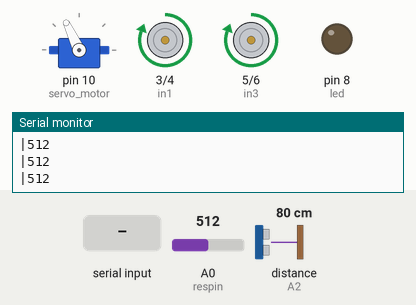
This sketch was run on a simulated Arduino Uno, built with avr-gcc and run on an emulated ATmega328P. Parts: servo, motor-driver pin pairs drawn as motors (green arrow = first pin HIGH = forward, orange = second pin HIGH = backward, longer = more drive, scaled by the enable pin), output pins drawn as LEDs (lit = HIGH), the last lines printed to the serial monitor. The test bench sets the inputs (shaded band); at power-on: distance to the obstacle (sensor on A2) 80 cm, A0 (respin) = 512. The echo pulse lasts 58.3 µs per cm.

Above: at 13.5 s.
13.6 s: distance to the obstacle (sensor on A2) set to 43 cm
15.1 s: distance to the obstacle (sensor on A2) set to 36 cm
At 16.6 s:
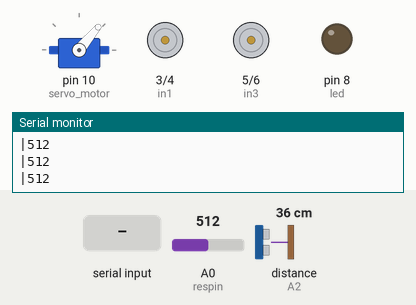
At 17.5 s:
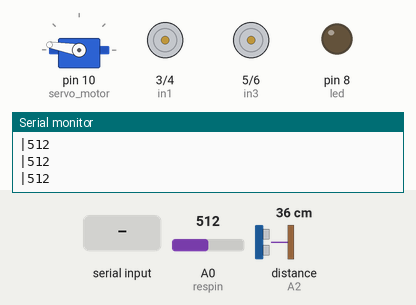
18.1 s: "4" received over Serial
At 18.99 s:
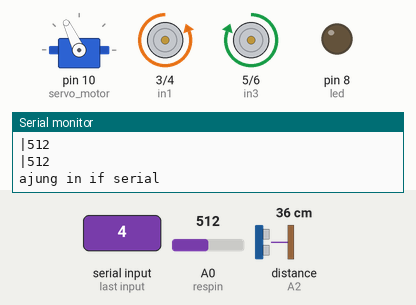
21.1 s: A0 (respin) set to 110
24.1 s: A0 (respin) set to 95
27.1 s: distance to the obstacle (sensor on A2) set to 60 cm
At 28.0 s:
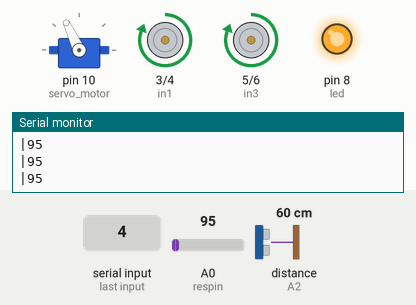
Timing chart, 0 to 29.8 s (numbered marks = the images above; inputs shaded):
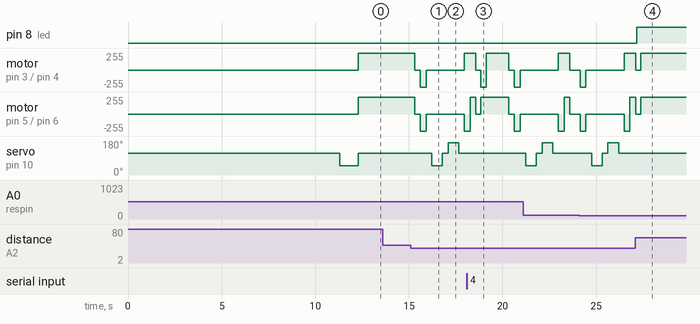

The sketch:

RobotPMP.ino
```cpp
#include <NewPing.h>
#include <Servo.h>

#define TRIGGER_PIN  A1  //  trigger pin al senzorului de distanta (senzorului ultrasonic)
#define ECHO_PIN     A2  // echo pin al senzorului de distanta (senzorului ultrasonic)
#define MAX_DISTANCE 200 // distanta maxima la care putem percepe distanta dintre obiecte si robotel.

                          // senzorul de distanta "suporta" aproximativ 500 cm distanta
int distance;  // variabila in care se stocheaza distanta masurata de sezorul de distanta dintre el si cel mai apropiat obiect care ii sta in cale

//pinii de pe placuta asociati motoraselor
int en1 = 2;  //enable al motorului1 + motorului3 (motoarele de pe aceeasi parte a robotelului)
int in1 = 3;
int in2 = 4;
int in3 = 5;
int in4 = 6;
int en2 = 7; //enable al motorului2 + motorului4 (motoarele de pe aceeasi parte a robotelului)

int resval = 0;  // valoarea masurata de senzorul de apa
int respin = A0; // pinul folosit pentru senzorul de nivel apa
int led = 8;

char incomingValue = 0; //caracterul primit din aplicatia mobila care transmite comenzi de miscare catre robotel. Comunicatia este seriala (serial.begin())

int ok = 0;

NewPing sonar(TRIGGER_PIN, ECHO_PIN, MAX_DISTANCE); // setup-ul pentru NewPing (pinii + distanta maxima).
Servo servo_motor; // servomotorul

void setup() {
  Serial.begin(9600); // anuntam comunicarea seriala dintre placuta arduino (montaj) si aplicatia mobila
  servo_motor.attach(10); //servo pin

  pinMode(led, OUTPUT); //led pin care se aprinde doar atunci cand rezervorul de apa este gol

  //instantiam iesirile din puntea H L298N (care vor controla motoarele)
  pinMode(en1, OUTPUT);
  pinMode(in1, OUTPUT);
  pinMode(in2, OUTPUT);
  pinMode(in3, OUTPUT);
  pinMode(in4, OUTPUT);
  pinMode(en2, OUTPUT);

  servo_motor.write(115); //setam ca servomotorul sa fie intr-o pozitie valida (robotelul sa fie indreptat cu senzorul de distanta in fata)
  delay(2000);
  distance = readPing(); //calculez distanta dintre robot(senzor de distanta) si primul obiect care intervine in raza robotului prin functia readPing()
  delay(2000);
  distance = readPing(); //repetam aceasta citire de distanta de 4 ori
  delay(2000);
  distance = readPing();
  delay(2000);
  distance = readPing();
  delay(3000);
  //Serial.println("Ma uita la dreapta:");
  //lookRight();
  //delay(3000);
  //Serial.println("Ma uita la stanga:");
  //lookLeft();
  //delay(3000);

  servo_motor.write(50); //robotelul va incepe deplasarea si se va uita in partea dreapta ca dovada a inc eperii cu succes a programului
  delay(1000); //1000
  servo_motor.write(115); //robotelul revine cu senzorul de distanta la starea initiala (indreptata in fata)

}

void loop() {

 ///////////////////////////////////CONTROLUL ROBOTULUI DIN APLICATIE//////////////////////////////////////////////////////////////////////////////////////////////////////////////////////////////////
  if(Serial.available() > 0){  // daca primim date serial (de la aplicatia mobila)
    Serial.print("ajung in if serial"); //afisez un mesaj in monitorul serial
    incomingValue = Serial.read(); //citesc caracterul care se trimite din aplicatie
    if(incomingValue == '1'){ //daca acesta este '1' atunci robotelul se opreste pentru o jumatate de secunda minim sau pentru perioada de timp cat se mentine butonul respectiv din aplicatie apasat

      moveStop();
      delay(500);
    }

     else if(incomingValue == '2'){ //daca acesta este '2' atunci robotelul se indreapta in fata pentru o jumatate de secunda minim sau pentru perioada de timp cat se mentine butonul respectiv din aplicatie apasat
        moveForward();
        delay(500);
    }
     else if(incomingValue == '3'){//daca acesta este '3' atunci robotelul merge in spate pentru o jumatate de secunda minim sau pentru perioada de timp cat se mentine butonul respectiv din aplicatie apasat
        moveBackward();
        delay(500);
      }
     else if(incomingValue == '4'){ //daca acesta este '4' atunci robotelul o ia la stanga pentru o jumatate de secunda minim sau pentru periada de timp cat se mentine butonul respectiv din aplicatie apasat
        turnLeft();
        delay(500);
      }
    else if(incomingValue == '5'){//daca acesta este '1' atunci robotelul o ia la dreapta pentru o jumatate de secunda minim sau pentru periada de timp cat se mentine butonul respectiv din aplicatie apasat
        turnRight();
        delay(500);
      }
       delay(500);
    }
////////////////////////////////////////////////////////////////////DEPLASAREA ROBOTULUI AUTOMATA PRIN EVITAREA OBSTACOLELOR////////////////////////////////////////////////////////////////////////////////////
  else { //daca nu se primesc date serial, robotelul urmeaza "traseul" clasic: evita obstacolele
  int distanceRight = 0; //variabila in care se stocheaza distanta dintre robotel si cel mai apropiat obiect de la dreapta sa
  int distanceLeft = 0; //variabila in care se stocheaza distanta dintre robotel si cel mai apropiat obiect de la stanga sa
  //delay(2000);

  if (distance <= 40){ //daca distanta (pentru primul loop este calculata in setup) este mai mica de 40, atunci vom lua in considerare faptul ca suntem aproape de un obiect si e posibila ciocnirea cu acesta
    moveStop(); //robotelul se opreste
    delay(300); //3000
    moveBackward(); //merge in spate pentru a putea vizualiza teritoriul si a vedea posibilele directii in care o poate lua
    delay(300); //3000
    moveStop(); //se opreste din nou pentru a vizualiza
    delay(300); //3000
    distanceRight = lookRight(); //calculeaza distanta dintre robotel si cel mai apropiat obiect de la dreapta sa
    delay(300); //3000
    distanceLeft = lookLeft(); //calculeaza distanta dintre robotel si cel mai apropiat obiect de la stanga sa
    delay(300); //3000

    if (distanceRight >= distanceLeft){ //compara distantele intre ele pentru a o lua intr-o directie: stanga sau dreapta(directia optima)
      turnRight(); //daca distanta la dreapat e mai mica, robotul o va lua in dreapta
      delay(300);
      moveStop(); //robotul se opreste
    }
    else{
      turnLeft(); //daca distanta la dreapat e mai mica, robotul o va lua in stanga
      delay(300);
      //delay(1000)
      moveStop(); //robotul se opreste
    }
  }
  else{
    moveForward(); //daca robotul nu detecteaza nimic in fata lui (la o distanta mai mica de 40 cm, atunci o va lua tot inainte)
  }
    distance = readPing(); //se calculeaza din nou distanat dintre robot si cel mai apropiat obiect din calea lui.
  }


  // ///////////////////////////////////////////////////SENZORUL DE NIVEL DE APA//////////////////////////////////////////////////////////////////////////////////////////////////////////////////
  resval = analogRead(respin); // citim analog valoarea furnizata de senzorul de apa si o stocam in variabila resval

   Serial.print("|"); //concatenam  mesajul initial transmis serial cu caracterul "|"
   Serial.println(resval); // concatenam mesajul transmis serial cu valoarea din resval, aceste lucru este efcetuat pentru o buna functionare a transmiterii aceste valori citita de la senzor in aplicatie
  if (resval<=100){  //daca valoarea e mai mica decat 100, rezervorul este gol, iar ledul aprins.
   // Serial.println("Water Level: Empty");
    digitalWrite(led, HIGH);}
  else if (resval>100 && resval<=300){ //daca valoarea este mai mare decat 100, avem diferite nivele de apa in rezervor, deci rezervorul nu e gol si ledul ramane stins
   // Serial.println("Water Level: Low");
    digitalWrite(led, LOW);}
  else if (resval>300 && resval<=350){
    //Serial.println("Water Level: Medium");
    digitalWrite(led, LOW);}
  else if (resval>350){
   // Serial.println("Water Level: High");
    digitalWrite(led, LOW);
  }
  delay(200);
  // ////////////////////////////////////////////////////////////////////////


}

//functia de readPing foloseste functia specifica librariei newPing (sonar.ping_cm()) care calculeaza distanta dintre senzorul de distanta si cel mai apropiat obiect
int readPing(){
  delay(70);
  int cm = sonar.ping_cm();
  if (cm==0){
    cm=250;
  }
  return cm;
}

//functie care implica activitatea servomotorului care va misca senzorul de distanta la dreapta pentru a calcula distanta dintre el si cel mai apropiat obicet din dreapta lui dupa care va reveni la starea initiala (indreptat in fata)
int lookRight(){
  servo_motor.write(50);
  delay(500); //1000
  int distance = readPing();
  //delay(500); //1000
  servo_motor.write(115);
  return distance;
}
 //functie care implica activitatea servomotorului care va misca senzorul de distanta la stanga pentru a calcula distanta dintre el si cel mai apropiat obicet din stanga lui dupa care va reveni la starea initiala (indreptat in fata)
int lookLeft(){
  servo_motor.write(170);
  delay(500); //1000
  int distance = readPing();
  //delay(500); //1000
  servo_motor.write(115);
  return distance;
  delay(100);
}


//functie care va opri rotirea rotilor
void moveStop(){
  digitalWrite(en1, 50); //enable pentru motorul 1 si 3
  digitalWrite(in1, LOW); //atat vcc cat si gnd acestor motoare sunt puse pe LOW
  digitalWrite(in2, LOW);
  digitalWrite(en2, 50); //enable pentru motorul 2 si 4
  digitalWrite(in3, LOW);
  digitalWrite(in4, LOW);


}

//functie care va determina miscarea rotilor in fata
void moveForward(){

  digitalWrite(en1, 50); //enable
  digitalWrite(in1, HIGH); //vcc este pus pe HIGH
  digitalWrite(in2, LOW); //gnd este pus pe LOW, deci motorul va roti roata in fata
  digitalWrite(en2, 50);
  digitalWrite(in3, HIGH);
  digitalWrite(in4, LOW);


}

//functie care va determina miscarea rotilor in spate
void moveBackward(){

   digitalWrite(en1, 50); //enable
  digitalWrite(in1, LOW); //vcc este pus pe LOW
  digitalWrite(in2, HIGH); //gnd este pus pe HIGH, deci motorul va roti roata in sens invers (in spate)
  digitalWrite(en2, 50);
  digitalWrite(in3, LOW);
  digitalWrite(in4, HIGH);


}

//functie care va determina miscarea rotilor la dreapta
void turnRight(){
  digitalWrite(en1, 50);
  digitalWrite(in1, HIGH); //motoarele vor comanda rotile de pe partea stanga sa o ia in fata
  digitalWrite(in2, LOW);
  digitalWrite(en2, 50);
  digitalWrite(in3, LOW); //motoarele vor comanda rotile de pe partea dreapta sa o ia in spate
  digitalWrite(in4, HIGH);
  //astfel se creeaza directionarea spre dreapta a robotului pentru 0,3 sec

  delay(300); //2000

//motoarele vor misca rotile in fata
   digitalWrite(en1, 50);
  digitalWrite(in1, HIGH);
  digitalWrite(in2, LOW);
  digitalWrite(en2, 50);
  digitalWrite(in3, HIGH);
  digitalWrite(in4, LOW);


}
//functie care va determina miscarea rotilor la stanga
void turnLeft(){

   digitalWrite(en1, 50);
  digitalWrite(in1, LOW); //rotile de pa partea stanga o iau in spate
  digitalWrite(in2, HIGH);
  digitalWrite(en2, 50);
  digitalWrite(in3, HIGH); //rotile de pe partea dreapta o iau in fata
  digitalWrite(in4, LOW);
  //se produce directionarea robotelului spre stanga
  delay(300); //2000
 //in cele din urma robotelul se indreapta in fata
  digitalWrite(en1, 50);
  digitalWrite(in1, HIGH);
  digitalWrite(in2, LOW);
  digitalWrite(en2, 50);
  digitalWrite(in3, HIGH);
  digitalWrite(in4, LOW);

}
```

Measured:
- the behaviour switches between 41 and 40 cm on distance to the obstacle (sensor on A2) (found by bisection; images 0 and 1)
- after the input at 15.1 s, motor on pin 3 (in1) / pin 4 (in2): forward 255/255 → stopped after 0.22 s, → backward 255/255 0.30 s later, → stopped 0.30 s later, → forward 255/255 2.0 s later; motor on pin 5 (in3) / pin 6 (in4): forward 255/255 → stopped after 0.22 s, → backward 255/255 0.30 s later, → stopped 0.30 s later, → backward 255/255 2.0 s later
- after the input at 18.1 s, servo on pin 10 (servo_motor): stays 115° (without the input it goes to 50° after 1.6 s)
- after the input at 27.1 s, servo on pin 10 (servo_motor): stays 115° (without the input it goes to 50° after 1.2 s)
